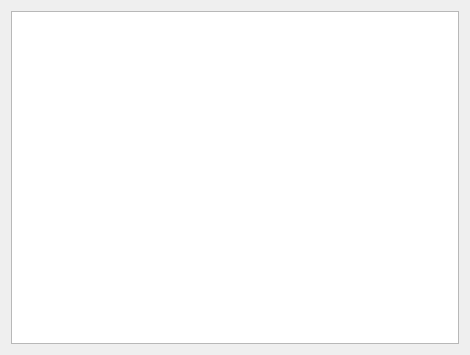
<?xml version="1.0" encoding="UTF-8"?>
<ui version="4.0">
 <class>Form</class>
 <widget class="QWidget" name="Form">
  <property name="geometry">
   <rect>
    <x>0</x>
    <y>0</y>
    <width>470</width>
    <height>355</height>
   </rect>
  </property>
  <property name="windowTitle">
   <string>Form</string>
  </property>
  <layout class="QVBoxLayout" name="verticalLayout">
   <item>
    <widget class="QTextEdit" name="consoleEdit">
     <property name="readOnly">
      <bool>true</bool>
     </property>
    </widget>
   </item>
  </layout>
 </widget>
 <resources/>
 <connections/>
</ui>
